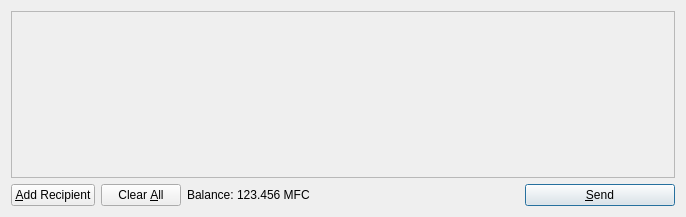
<?xml version="1.0" encoding="UTF-8"?>
<ui version="4.0">
 <class>SendCoinsDialog</class>
 <widget class="QDialog" name="SendCoinsDialog">
  <property name="geometry">
   <rect>
    <x>0</x>
    <y>0</y>
    <width>686</width>
    <height>217</height>
   </rect>
  </property>
  <property name="windowTitle">
   <string>Send Coins</string>
  </property>
  <layout class="QVBoxLayout" name="verticalLayout">
   <item>
    <widget class="QScrollArea" name="scrollArea">
     <property name="widgetResizable">
      <bool>true</bool>
     </property>
     <widget class="QWidget" name="scrollAreaWidgetContents">
      <property name="geometry">
       <rect>
        <x>0</x>
        <y>0</y>
        <width>666</width>
        <height>165</height>
       </rect>
      </property>
      <layout class="QVBoxLayout" name="verticalLayout_2">
       <property name="margin">
        <number>0</number>
       </property>
       <item>
        <layout class="QVBoxLayout" name="entries">
         <property name="spacing">
          <number>6</number>
         </property>
        </layout>
       </item>
       <item>
        <spacer name="verticalSpacer">
         <property name="orientation">
          <enum>Qt::Vertical</enum>
         </property>
         <property name="sizeHint" stdset="0">
          <size>
           <width>20</width>
           <height>40</height>
          </size>
         </property>
        </spacer>
       </item>
      </layout>
     </widget>
    </widget>
   </item>
   <item>
    <layout class="QHBoxLayout" name="horizontalLayout">
     <item>
      <widget class="QPushButton" name="addButton">
       <property name="toolTip">
        <string>Send to multiple recipients at once</string>
       </property>
       <property name="text">
        <string>&amp;Add Recipient</string>
       </property>
       <property name="icon">
        <iconset resource="../bitcoin.qrc">
         <normaloff>:/icons/add</normaloff>:/icons/add</iconset>
       </property>
       <property name="autoDefault">
        <bool>false</bool>
       </property>
      </widget>
     </item>
     <item>
      <widget class="QPushButton" name="clearButton">
       <property name="sizePolicy">
        <sizepolicy hsizetype="Minimum" vsizetype="Fixed">
         <horstretch>0</horstretch>
         <verstretch>0</verstretch>
        </sizepolicy>
       </property>
       <property name="toolTip">
        <string>Remove all transaction fields</string>
       </property>
       <property name="text">
        <string>Clear &amp;All</string>
       </property>
       <property name="icon">
        <iconset resource="../bitcoin.qrc">
         <normaloff>:/icons/remove</normaloff>:/icons/remove</iconset>
       </property>
       <property name="autoRepeatDelay">
        <number>300</number>
       </property>
       <property name="autoDefault">
        <bool>false</bool>
       </property>
      </widget>
     </item>
     <item>
      <layout class="QHBoxLayout" name="horizontalLayout_2">
       <property name="spacing">
        <number>3</number>
       </property>
       <item>
        <widget class="QLabel" name="label">
         <property name="text">
          <string>Balance:</string>
         </property>
        </widget>
       </item>
       <item>
        <widget class="QLabel" name="labelBalance">
         <property name="cursor">
          <cursorShape>IBeamCursor</cursorShape>
         </property>
         <property name="text">
          <string>123.456 MFC</string>
         </property>
         <property name="textInteractionFlags">
          <set>Qt::LinksAccessibleByMouse|Qt::TextSelectableByKeyboard|Qt::TextSelectableByMouse</set>
         </property>
        </widget>
       </item>
      </layout>
     </item>
     <item>
      <spacer name="horizontalSpacer">
       <property name="orientation">
        <enum>Qt::Horizontal</enum>
       </property>
       <property name="sizeHint" stdset="0">
        <size>
         <width>40</width>
         <height>20</height>
        </size>
       </property>
      </spacer>
     </item>
     <item>
      <widget class="QPushButton" name="sendButton">
       <property name="minimumSize">
        <size>
         <width>150</width>
         <height>0</height>
        </size>
       </property>
       <property name="toolTip">
        <string>Confirm the send action</string>
       </property>
       <property name="text">
        <string>&amp;Send</string>
       </property>
       <property name="icon">
        <iconset resource="../bitcoin.qrc">
         <normaloff>:/icons/send</normaloff>:/icons/send</iconset>
       </property>
       <property name="default">
        <bool>true</bool>
       </property>
      </widget>
     </item>
    </layout>
   </item>
  </layout>
 </widget>
 <resources>
  <include location="../bitcoin.qrc"/>
 </resources>
 <connections/>
</ui>
